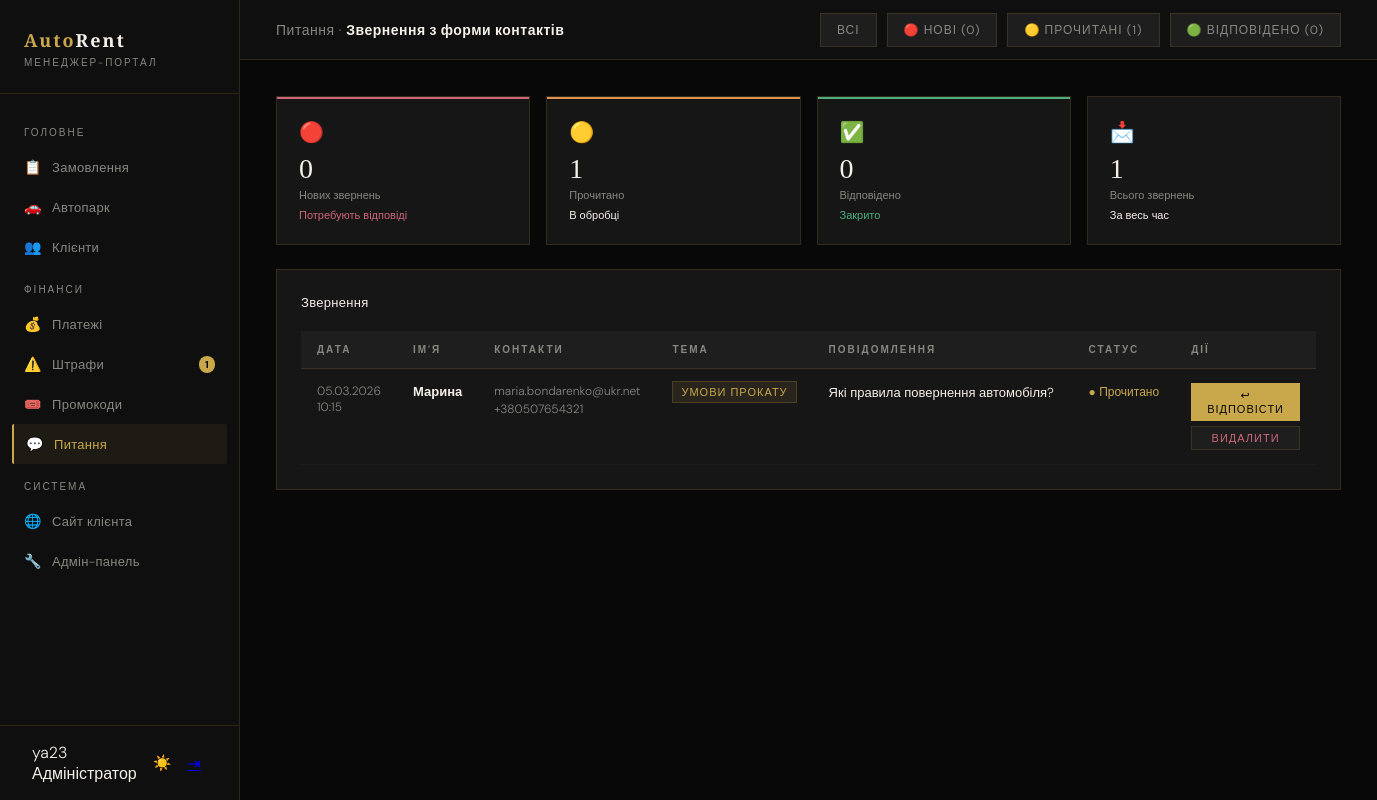
The app's page /manager/inquiries/ (signed in) with its own data.
### core/models.py (models this page shows, shortened)
class ContactMessage(models.Model):
    STATUS = [('new','Нове'),('read','Прочитано'),('replied','Відповідено')]
    SUBJECTS = [
        ('booking', 'Питання щодо бронювання'),
        ('conditions', 'Умови прокату'),
        ('support', 'Технічна підтримка'),
        ('corporate', 'Корпоративне співробітництво'),
        ('other', 'Інше'),
    ]
    name       = models.CharField('Ім\'я', max_length=100)
    phone      = models.CharField('Телефон', max_length=30, blank=True)
    email      = models.EmailField('Email')
    subject    = models.CharField('Тема', max_length=20, choices=SUBJECTS, default='other')
    message    = models.TextField('Повідомлення')
    status     = models.CharField('Статус', max_length=10, choices=STATUS, default='new')
    created_at = models.DateTimeField('Дата', auto_now_add=True)
    reply      = models.TextField('Відповідь менеджера', blank=True)
    class Meta:
        verbose_name        = 'Повідомлення з форми'
        verbose_name_plural = 'Повідомлення з форми'
        ordering            = ['-created_at']

### manager_portal/views.py (the view, shortened to what this page needs)
# urls.py: path('inquiries/', views.inquiries, name='manager_inquiries'),
@login_required
@user_passes_test(is_manager)
def inquiries(request):
    status_filter = request.GET.get('status', '')
    qs = ContactMessage.objects.all()
    if status_filter:
        qs = qs.filter(status=status_filter)
    counts = {
        'new':     ContactMessage.objects.filter(status='new').count(),
        'read':    ContactMessage.objects.filter(status='read').count(),
        'replied': ContactMessage.objects.filter(status='replied').count(),
        'total':   ContactMessage.objects.count(),
    }
    return render(request, 'manager/inquiries.html', {'messages_list': qs, 'counts': counts, 'status_filter': status_filter})

### manager_portal/context_processors.py (called while the page is built)
def manager_context(request):
    if not request.user.is_authenticated or not request.user.is_staff:
        return {}
    return {
        'pending_count': Booking.objects.filter(status='pending').count(),
        'unpaid_fines':  Fine.objects.filter(status='unpaid').count(),
        'new_inquiries': ContactMessage.objects.filter(status='new').count(),
    }

### manager_portal/views.py (called while the page is built)
def is_manager(user):
    return user.is_authenticated and (user.is_staff or user.is_superuser)

### templates/manager/inquiries.html (shortened to what this page needs)
{% extends 'manager/base_manager.html' %}
{% block main_content %}
<div class="topbar">
  <div class="topbar-title">Питання · <strong>Звернення з форми контактів</strong></div>
  <div style="display:flex;gap:10px;">
    <button class="tb-btn" onclick="window.location='?'">Всі</button>
    <button class="tb-btn{% if status_filter == 'new' %} primary{% endif %}" onclick="window.location='?status=new'">🔴 Нові ({{ counts.new }})</button>
    <button class="tb-btn{% if status_filter == 'read' %} primary{% endif %}" onclick="window.location='?status=read'">🟡 Прочитані ({{ counts.read }})</button>
    <button class="tb-btn{% if status_filter == 'replied' %} primary{% endif %}" onclick="window.location='?status=replied'">🟢 Відповідено ({{ counts.replied }})</button>
  </div>
</div>
<div class="content">
  <div class="kpi-row">
    <div class="kpi-card red">
      <div class="kpi-icon">🔴</div>
      <div class="kpi-val">{{ counts.new }}</div>
      <div class="kpi-label">Нових звернень</div>
      <div class="kpi-delta down">Потребують відповіді</div>
    </div>
    <div class="kpi-card orange">
      <div class="kpi-icon">🟡</div>
      <div class="kpi-val">{{ counts.read }}</div>
      <div class="kpi-label">Прочитано</div>
      <div class="kpi-delta">В обробці</div>
    </div>
    <div class="kpi-card green">
      <div class="kpi-icon">✅</div>
      <div class="kpi-val">{{ counts.replied }}</div>
      <div class="kpi-label">Відповідено</div>
      <div class="kpi-delta up">Закрито</div>
    </div>
    <div class="kpi-card">
      <div class="kpi-icon">📩</div>
      <div class="kpi-val">{{ counts.total }}</div>
      <div class="kpi-label">Всього звернень</div>
      <div class="kpi-delta">За весь час</div>
    </div>
  </div>
  <div class="widget">
    <div class="widget-header">
      <div class="widget-title">Звернення</div>
    </div>
    {% if messages_list %}
    <div class="inq-wrap">
    <table class="inq-table">
      <thead>
        <tr>
          <th>Дата</th>
          <th>Ім'я</th>
          <th>Контакти</th>
          <th>Тема</th>
          <th style="min-width:260px;">Повідомлення</th>
          <th>Статус</th>
          <th>Дії</th>
        </tr>
      </thead>
      <tbody>
        {% for msg in messages_list %}
        <tr class="{% if msg.status == 'new' %}is-new{% elif msg.status == 'replied' %}is-replied{% endif %}">
          <td style="white-space:nowrap;font-size:12px;">{{ msg.created_at|date:"d.m.Y" }}<br><span style="color:var(--gray);">{{ msg.created_at|date:"H:i" }}</span></td>
          <td><strong style="color:var(--white);">{{ msg.name }}</strong></td>
          <td style="font-size:12px;">
            <div>{{ msg.email }}</div>
            {% if msg.phone %}<div style="color:var(--gray);margin-top:2px;">{{ msg.phone }}</div>{% endif %}
          </td>
          <td><span class="inq-subject">{{ msg.get_subject_display }}</span></td>
          <td>
            <div class="inq-msg">{{ msg.message }}</div>
          </td>
          <td>
            {% if msg.status == 'new' %}<span class="st-new">● Нове</span>
            {% elif msg.status == 'read' %}<span class="st-read">● Прочитано</span>
            {% else %}<span class="st-replied">● Відповідено</span>{% endif %}
          </td>
          <td>
            <div class="act-col">
              <button class="tb-btn primary" style="font-size:11px;padding:4px 10px;"
                onclick="openReply({{ msg.pk }}, '{{ msg.name|escapejs }}', '{{ msg.email|escapejs }}')">
                ↩ Відповісти
              </button>
              <form method="post" style="margin:0;" onsubmit="return confirm('Видалити?')">
                <button type="submit" class="tb-btn" style="font-size:11px;padding:4px 10px;color:#cf6679;width:100%;">Видалити</button>
              </form>
            </div>
          </td>
        </tr>
        {% endfor %}
      </tbody>
    </table>
    </div>
    {% else %}
    <div style="padding:48px;text-align:center;color:var(--gray);">
      <div style="font-size:40px;margin-bottom:12px;">📭</div>
      <div>Звернень не знайдено</div>
    </div>
    {% endif %}
  </div>
</div>
{% endblock %}

### templates/manager/base_manager.html (shortened to what this page needs)
{% load static %}<!DOCTYPE html>
<html lang="uk">
<head>
<link rel="stylesheet" href="{% static 'css/manager.css' %}?v=10">
</head>
<body>
<aside class="sidebar" id="mgrSidebar">
  <div class="sidebar-logo">
    <div class="logo-mark">Auto<span>Rent</span></div>
    <div class="logo-sub">Менеджер-портал</div>
  </div>
  <nav class="sidebar-nav">
    <div class="nav-section-label">Головне</div>
    <a class="nav-item {% if 'booking' in request.resolver_match.url_name|default:'' %}active{% endif %}" href="{% url 'manager_bookings' %}">
      <span class="nav-icon">📋</span> Замовлення
    </a>
    <a class="nav-item {% if request.resolver_match.url_name in 'manager_cars,manager_car_edit,manager_car_add' %}active{% endif %}" href="{% url 'manager_cars' %}">
      <span class="nav-icon">🚗</span> Автопарк
    </a>
    <a class="nav-item {% if 'client' in request.resolver_match.url_name|default:'' %}active{% endif %}" href="{% url 'manager_clients' %}">
      <span class="nav-icon">👥</span> Клієнти
    </a>
    <div class="nav-section-label">Фінанси</div>
    <a class="nav-item {% if request.resolver_match.url_name == 'manager_payments' %}active{% endif %}" href="{% url 'manager_payments' %}">
      <span class="nav-icon">💰</span> Платежі
    </a>
    <a class="nav-item {% if 'fine' in request.resolver_match.url_name|default:'' %}active{% endif %}" href="{% url 'manager_fines' %}">
      <span class="nav-icon">⚠️</span> Штрафи
      {% if unpaid_fines %}<span class="nav-badge">{{ unpaid_fines }}</span>{% endif %}
    </a>
    <a class="nav-item {% if request.resolver_match.url_name == 'manager_promos' %}active{% endif %}" href="{% url 'manager_promos' %}">
      <span class="nav-icon">🎟️</span> Промокоди
    </a>
    <a class="nav-item {% if request.resolver_match.url_name == 'manager_inquiries' %}active{% endif %}" href="{% url 'manager_inquiries' %}">
      <span class="nav-icon">💬</span> Питання
    </a>
    <div class="nav-section-label">Система</div>
    <a class="nav-item" href="{% url 'index' %}">
      <span class="nav-icon">🌐</span> Сайт клієнта
    </a>
    <a class="nav-item" href="/admin/">
      <span class="nav-icon">🔧</span> Адмін-панель
    </a>
  </nav>
  <div class="sidebar-user">
    <div>
      <div class="user-name">{{ user.get_full_name|default:user.username }}</div>
      <div class="user-role">{% if user.is_superuser %}Адміністратор{% else %}Менеджер{% endif %}</div>
    </div>
    <button onclick="toggleManagerTheme()" class="user-logout theme-toggle-mgr" id="themeToggleMgr" title="Змінити тему" style="font-size:15px;background:none;border:none;color:var(--gray);cursor:pointer;transition:color .2s;padding:4px;">☀️</button>
    <a href="{% url 'logout' %}" class="user-logout" title="Вийти">⇥</a>
  </div>
</aside>
<div class="main-content">
  {% block main_content %}{% endblock %}
</div>
</body>
</html>

### templates/manager/base_manager.html (style rules this page uses)
.nav-item.active { color: var(--gold) !important; background: rgba(201,168,76,0.08); border-left: 2px solid var(--gold); }

### templates/manager/inquiries.html (style rules this page uses)
.inq-wrap { overflow-x:auto; }
.inq-table { width:100%; border-collapse:collapse; min-width:860px; }
.inq-table th { font-size:10px; letter-spacing:2px; text-transform:uppercase; color:var(--gray); padding:12px 16px; text-align:left; border-bottom:1px solid var(--border); background:var(--dark3); white-space:nowrap; }
.inq-table td { padding:14px 16px; font-size:13px; color:var(--gray); border-bottom:1px solid rgba(255,255,255,0.03); vertical-align:top; }
.inq-msg { font-size:13px; line-height:1.55; max-height:72px; overflow:hidden; color:var(--white); }
.inq-subject { font-size:11px; letter-spacing:1px; text-transform:uppercase; padding:3px 8px; background:rgba(201,168,76,0.1); color:var(--gold); border:1px solid rgba(201,168,76,0.2); white-space:nowrap; }
.st-read { color:var(--gold); font-size:12px; white-space:nowrap; }
.act-col { display:flex; flex-direction:column; gap:5px; }

### records on screen
ContactMessage: created_at "05.03.2026", created_at "10:15", name "Марина", email "maria.bondarenko@ukr.net", phone "+380507654321", subject "УМОВИ ПРОКАТУ", message "Які правила повернення автомобіля?", status "● Прочитано"

### other values on screen
{{ unpaid_fines }} "1"
{{ user.get_full_name|default:user.username }} "ya23"
{{ counts.new }} "0"
{{ counts.read }} "1"
{{ counts.replied }} "0"
{{ counts.total }} "1"
